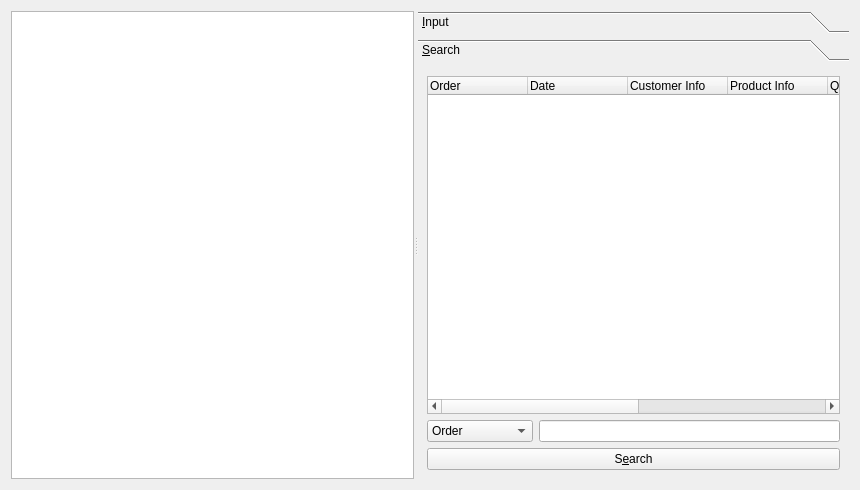
<?xml version="1.0" encoding="UTF-8"?>
<ui version="4.0">
 <class>ShoplistManagerForm</class>
 <widget class="QWidget" name="ShoplistManagerForm">
  <property name="geometry">
   <rect>
    <x>0</x>
    <y>0</y>
    <width>860</width>
    <height>490</height>
   </rect>
  </property>
  <property name="windowTitle">
   <string>Client Info</string>
  </property>
  <layout class="QVBoxLayout" name="verticalLayout_2">
   <item>
    <widget class="QSplitter" name="splitter">
     <property name="orientation">
      <enum>Qt::Horizontal</enum>
     </property>
     <widget class="QWidget" name="layoutWidget">
      <layout class="QVBoxLayout" name="listVerticalLayout">
       <item>
        <widget class="QTableView" name="tableView">
         <property name="editTriggers">
          <set>QAbstractItemView::NoEditTriggers</set>
         </property>
         <property name="selectionBehavior">
          <enum>QAbstractItemView::SelectRows</enum>
         </property>
         <attribute name="verticalHeaderVisible">
          <bool>false</bool>
         </attribute>
        </widget>
       </item>
      </layout>
     </widget>
     <widget class="QToolBox" name="toolBox">
      <property name="currentIndex">
       <number>1</number>
      </property>
      <widget class="QWidget" name="inputPage">
       <property name="geometry">
        <rect>
         <x>0</x>
         <y>0</y>
         <width>431</width>
         <height>430</height>
        </rect>
       </property>
       <attribute name="label">
        <string>&amp;Input</string>
       </attribute>
       <layout class="QGridLayout" name="gridLayout">
        <item row="0" column="0">
         <layout class="QFormLayout" name="clientFormLayout">
          <item row="0" column="0">
           <widget class="QLabel" name="idLabel">
            <property name="text">
             <string>Order</string>
            </property>
            <property name="buddy">
             <cstring>idLineEdit</cstring>
            </property>
           </widget>
          </item>
          <item row="0" column="1">
           <widget class="QLineEdit" name="idLineEdit">
            <property name="readOnly">
             <bool>true</bool>
            </property>
           </widget>
          </item>
          <item row="1" column="0">
           <widget class="QLabel" name="DateLabel">
            <property name="text">
             <string>Date</string>
            </property>
           </widget>
          </item>
          <item row="1" column="1">
           <widget class="QDateEdit" name="dateEdit">
            <property name="dateTime">
             <datetime>
              <hour>21</hour>
              <minute>0</minute>
              <second>0</second>
              <year>2022</year>
              <month>9</month>
              <day>27</day>
             </datetime>
            </property>
            <property name="calendarPopup">
             <bool>true</bool>
            </property>
           </widget>
          </item>
          <item row="2" column="0">
           <widget class="QLabel" name="CustomerInfoLabel">
            <property name="text">
             <string>Customer Info</string>
            </property>
           </widget>
          </item>
          <item row="2" column="1">
           <widget class="QComboBox" name="CustomerInfocomboBox">
            <property name="editable">
             <bool>false</bool>
            </property>
            <property name="currentText">
             <string/>
            </property>
            <property name="currentIndex">
             <number>-1</number>
            </property>
           </widget>
          </item>
          <item row="3" column="0">
           <widget class="QLabel" name="ProductInfoLabel">
            <property name="text">
             <string>Product Info</string>
            </property>
           </widget>
          </item>
          <item row="4" column="0">
           <widget class="QLabel" name="Quantitylabel">
            <property name="text">
             <string>&amp;Quantity</string>
            </property>
            <property name="buddy">
             <cstring>QuantityLineEdit</cstring>
            </property>
           </widget>
          </item>
          <item row="4" column="1">
           <widget class="QLineEdit" name="QuantityLineEdit"/>
          </item>
          <item row="3" column="1">
           <widget class="QComboBox" name="ProductInfocomboBox">
            <property name="currentIndex">
             <number>-1</number>
            </property>
           </widget>
          </item>
         </layout>
        </item>
        <item row="1" column="0">
         <widget class="QLabel" name="label">
          <property name="font">
           <font>
            <pointsize>14</pointsize>
            <bold>true</bold>
           </font>
          </property>
          <property name="text">
           <string>Customer Information</string>
          </property>
         </widget>
        </item>
        <item row="2" column="0">
         <widget class="QTreeWidget" name="CustomerInfotreeWidget">
          <property name="enabled">
           <bool>true</bool>
          </property>
          <property name="rootIsDecorated">
           <bool>false</bool>
          </property>
          <column>
           <property name="text">
            <string>Name</string>
           </property>
          </column>
          <column>
           <property name="text">
            <string>Phone Number</string>
           </property>
          </column>
          <column>
           <property name="text">
            <string>Address</string>
           </property>
          </column>
         </widget>
        </item>
        <item row="3" column="0">
         <widget class="QLabel" name="label_2">
          <property name="font">
           <font>
            <pointsize>14</pointsize>
            <bold>true</bold>
           </font>
          </property>
          <property name="text">
           <string>Product Information</string>
          </property>
         </widget>
        </item>
        <item row="4" column="0">
         <widget class="QTreeWidget" name="ProductInfotreeWidget">
          <property name="focusPolicy">
           <enum>Qt::StrongFocus</enum>
          </property>
          <property name="rootIsDecorated">
           <bool>false</bool>
          </property>
          <attribute name="headerVisible">
           <bool>true</bool>
          </attribute>
          <attribute name="headerStretchLastSection">
           <bool>true</bool>
          </attribute>
          <column>
           <property name="text">
            <string>Product Name</string>
           </property>
          </column>
          <column>
           <property name="text">
            <string>Price</string>
           </property>
          </column>
          <column>
           <property name="text">
            <string>Category</string>
           </property>
          </column>
         </widget>
        </item>
        <item row="5" column="0">
         <layout class="QHBoxLayout" name="horizontalLayout_2">
          <item>
           <widget class="QPushButton" name="addPushButton">
            <property name="text">
             <string>&amp;Add</string>
            </property>
           </widget>
          </item>
          <item>
           <widget class="QPushButton" name="modifyPushButton">
            <property name="text">
             <string>&amp;Modify</string>
            </property>
           </widget>
          </item>
         </layout>
        </item>
       </layout>
      </widget>
      <widget class="QWidget" name="searchPage">
       <property name="geometry">
        <rect>
         <x>0</x>
         <y>0</y>
         <width>431</width>
         <height>430</height>
        </rect>
       </property>
       <attribute name="label">
        <string>&amp;Search</string>
       </attribute>
       <layout class="QVBoxLayout" name="verticalLayout_3">
        <item>
         <widget class="QTreeWidget" name="searchTreeWidget">
          <property name="rootIsDecorated">
           <bool>false</bool>
          </property>
          <column>
           <property name="text">
            <string>Order</string>
           </property>
          </column>
          <column>
           <property name="text">
            <string>Date</string>
           </property>
          </column>
          <column>
           <property name="text">
            <string>Customer Info</string>
           </property>
          </column>
          <column>
           <property name="text">
            <string>Product Info</string>
           </property>
          </column>
          <column>
           <property name="text">
            <string>Quantity</string>
           </property>
          </column>
          <column>
           <property name="text">
            <string>Address</string>
           </property>
          </column>
          <column>
           <property name="text">
            <string>Price</string>
           </property>
          </column>
          <column>
           <property name="text">
            <string>Total Price</string>
           </property>
          </column>
         </widget>
        </item>
        <item>
         <layout class="QHBoxLayout" name="horizontalLayout">
          <item>
           <widget class="QComboBox" name="searchComboBox">
            <item>
             <property name="text">
              <string>Order</string>
             </property>
            </item>
            <item>
             <property name="text">
              <string>Date</string>
             </property>
            </item>
            <item>
             <property name="text">
              <string>Customer Info</string>
             </property>
            </item>
            <item>
             <property name="text">
              <string>Product Info</string>
             </property>
            </item>
            <item>
             <property name="text">
              <string>Quantity</string>
             </property>
            </item>
           </widget>
          </item>
          <item>
           <widget class="QLineEdit" name="searchLineEdit"/>
          </item>
         </layout>
        </item>
        <item>
         <widget class="QPushButton" name="searchPushButton">
          <property name="text">
           <string>S&amp;earch</string>
          </property>
         </widget>
        </item>
       </layout>
      </widget>
     </widget>
    </widget>
   </item>
  </layout>
 </widget>
 <resources/>
 <connections/>
</ui>
